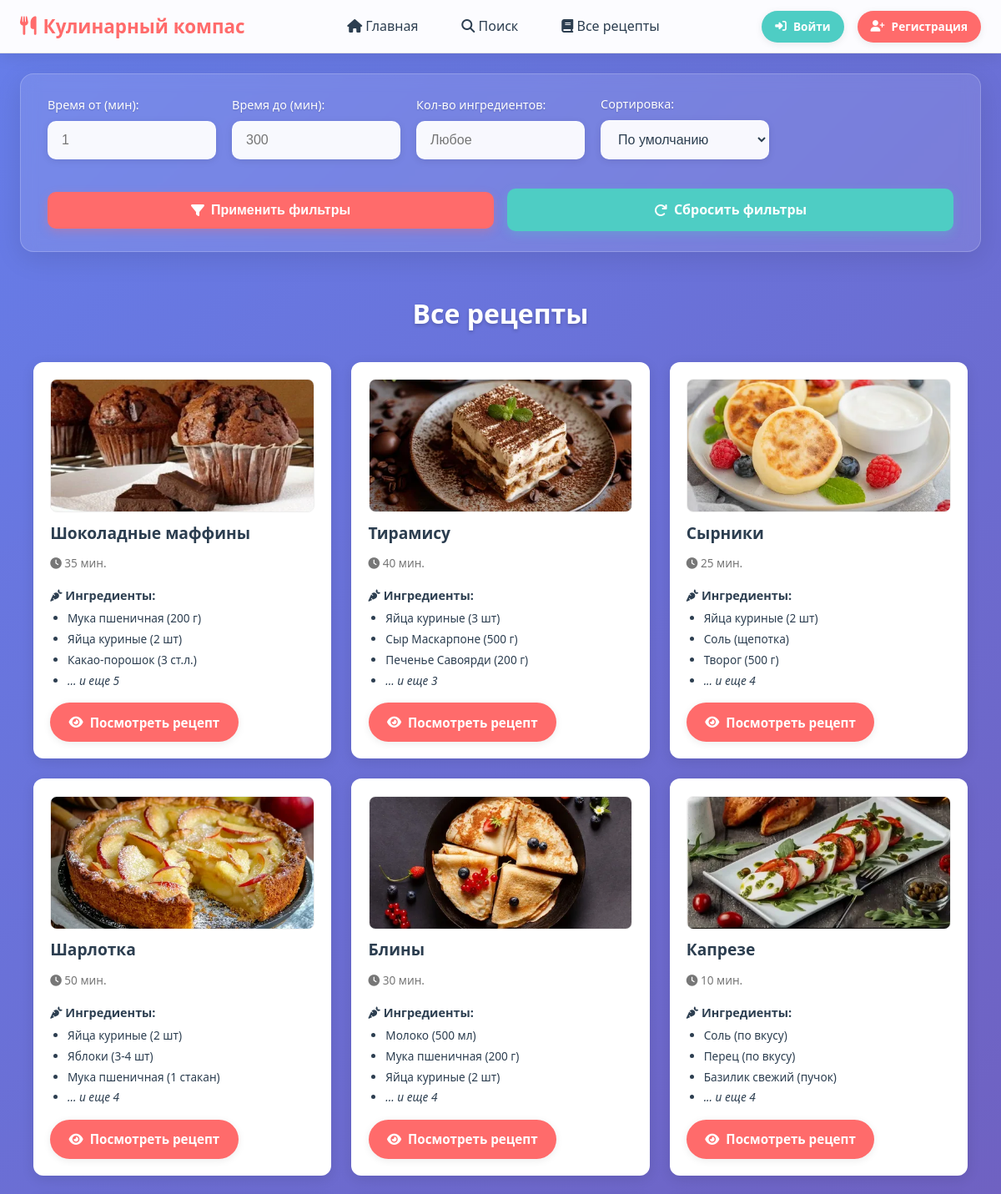
The app's page /recipes/ (upper part) with its own data.
### recipes/models.py (models this page shows, shortened)
class Recipe(models.Model):
    title = models.CharField(max_length=200)
    ingredients = models.ManyToManyField(Ingredient)
    description = models.TextField()
    cooking_steps = models.TextField()
    cooking_time = models.PositiveIntegerField(help_text="В минутах")
    image = models.ImageField(upload_to='recipes/', blank=True, null=True)
    author = models.ForeignKey(User, on_delete=models.CASCADE)
    created_at = models.DateTimeField(auto_now_add=True)

class Ingredient(models.Model):
    name = models.CharField(max_length=100, unique=True)

### recipes/views.py (the view)
# urls.py: path('recipes/', views.all_recipes, name='all_recipes'),
def all_recipes(request):
    recipes = Recipe.objects.all()
    time_min = request.GET.get('time_min')
    time_max = request.GET.get('time_max')
    if time_min:
        recipes = recipes.filter(cooking_time__gte=int(time_min))
    if time_max:
        recipes = recipes.filter(cooking_time__lte=int(time_max))
    ingredients_count = request.GET.get('ingredients_count')
    if ingredients_count:
        recipes = recipes.annotate(num_ing=Count('ingredients')).filter(num_ing__gte=int(ingredients_count))
    order = request.GET.get('order')
    if order == 'asc':
        recipes = recipes.order_by('title')
    elif order == 'desc':
        recipes = recipes.order_by('-title')
    else:
        recipes = recipes.order_by('-created_at')
    return render(request, 'recipes/all_recipes.html', {'recipes': recipes})

### templates/recipes/all_recipes.html (shortened to what this page needs)
{% extends 'base.html' %}
{% load static %}
{% block extra_css %}
<link rel="stylesheet" href="{% static 'css/all_recipes.css' %}">
{% endblock %}
{% block content %}
<div class="filters-container">
    <form method="get" class="filters-form">
        <div class="filter-item">
            <label for="time_min">Время от (мин):</label>
            <input type="number" id="time_min" name="time_min"
                   value="{{ request.GET.time_min }}" min="1" max="300"
                   placeholder="1">
        </div>
        <div class="filter-item">
            <label for="time_max">Время до (мин):</label>
            <input type="number" id="time_max" name="time_max"
                   value="{{ request.GET.time_max }}" min="1" max="300"
                   placeholder="300">
        </div>
        <div class="filter-item">
            <label for="ingredients_count">Кол-во ингредиентов:</label>
            <input type="number" id="ingredients_count" name="ingredients_count"
                   value="{{ request.GET.ingredients_count }}" min="1" max="20"
                   placeholder="Любое">
        </div>
        <div class="filter-item">
            <label for="order">Сортировка:</label>
            <select id="order" name="order">
                <option value="">По умолчанию</option>
            </select>
        </div>
        <div class="filters-actions">
            <button type="submit" class="btn">
                <i class="fas fa-filter"></i> Применить фильтры
            </button>
            <a href="{% url 'all_recipes' %}" class="btn btn-reset">
                <i class="fas fa-redo"></i> Сбросить фильтры
            </a>
        </div>
    </form>
</div>
<div class="all-recipes-container">
    <h1>Все рецепты</h1>
    {% if recipes %}
        <div class="recipes-grid">
            {% for recipe in recipes %}
            <div class="recipe-card">
                {% if recipe.image %}
                    <img src="{{ recipe.image.url }}" alt="{{ recipe.title }}" class="recipe-image">
                {% else %}
                    <div class="recipe-image-placeholder">
                        <i class="fas fa-image"></i> Нет изображения
                    </div>
                {% endif %}
                <div class="recipe-content">
                    <h3 class="recipe-title">{{ recipe.title }}</h3>
                    <div class="recipe-meta">
                        <span class="cooking-time"><i class="fas fa-clock"></i> {{ recipe.cooking_time }} мин.</span>
                    </div>
                    <div class="recipe-ingredients">
                        <strong><i class="fas fa-carrot"></i> Ингредиенты:</strong>
                        <ul>
                            {% for ingredient in recipe.ingredients.all|slice:":3" %}
                                <li>{{ ingredient.name }}</li>
                            {% endfor %}
                            {% if recipe.ingredients.count > 3 %}
                                <li><i>... и еще {{ recipe.ingredients.count|add:"-3" }}</i></li>
                            {% endif %}
                        </ul>
                    </div>
                    <a href="{% url 'recipe_detail' recipe.id %}?from=all" class="btn">
                        <i class="fas fa-eye"></i> Посмотреть рецепт
                    </a>
                </div>
            </div>
            {% endfor %}
        </div>
    {% else %}
        <div class="no-recipes">
            <p><i class="fas fa-utensils"></i> Рецептов пока нет в базе данных.</p>
        </div>
    {% endif %}
</div>
{% endblock %}

### static/css/base.css (style rules this page uses)
:root { --primary-color: #ff6b6b; --primary-light: #ff8e8e; --secondary-color: #4ecdc4; --accent-color: #45b7d1; --text-dark: #2c3e50; --text-light: #7f8c8d; --bg-white: #ffffff; --bg-light: #f8f9fa; --shadow: 0 2px 10px rgba(0, 0, 0, 0.08); --shadow-hover: 0 4px 20px rgba(0, 0, 0, 0.12); --border-radius: 10px; --transition: all 0.2s ease; }
* { margin: 0; padding: 0; box-sizing: border-box; }
body { font-family: 'Segoe UI', Tahoma, Geneva, Verdana, sans-serif; line-height: 1.6; background: linear-gradient(135deg, #667eea 0%, #764ba2 100%); background-attachment: fixed; color: var(--text-dark); min-height: 100vh; overflow-x: hidden; }
.btn { display: inline-flex; align-items: center; gap: 0.5rem; padding: 0.7rem 1.4rem; background: var(--primary-color); color: white; text-decoration: none; border-radius: 25px; border: none; cursor: pointer; transition: var(--transition); font-weight: 600; font-size: 0.95rem; box-shadow: var(--shadow); text-align: center; justify-content: center; white-space: nowrap; }

### static/css/all_recipes.css (style rules this page uses)
.all-recipes-container { max-width: 1200px; margin: 0 auto; padding: 1rem; }
.all-recipes-container h1 { text-align: center; margin-bottom: 2rem; color: #ffffff; font-size: 2rem; text-shadow: 0 2px 4px rgba(0, 0, 0, 0.2); }
.filters-container { max-width: 1200px; margin: 0 auto 2rem auto; padding: 1.5rem 2rem; background: rgba(255, 255, 255, 0.1); border-radius: 16px; backdrop-filter: blur(10px); border: 1px solid rgba(255, 255, 255, 0.2); box-shadow: 0 8px 32px rgba(0, 0, 0, 0.1); }
.filters-form { display: grid; grid-template-columns: repeat(auto-fit, minmax(200px, 1fr)); gap: 1.2rem; align-items: end; }
.filter-item { display: flex; flex-direction: column; }
.filter-item label { font-size: 0.9rem; color: white; margin-bottom: 0.5rem; font-weight: 500; text-shadow: 0 1px 2px rgba(0, 0, 0, 0.2); }
.filter-item input[type="number"], .filter-item select { width: 100%; padding: 0.8rem 1rem; border-radius: 10px; border: 1px solid rgba(255, 255, 255, 0.3); background: rgba(255, 255, 255, 0.95); font-size: 1rem; color: var(--text-dark); outline: none; transition: all 0.3s ease; box-shadow: 0 2px 8px rgba(0, 0, 0, 0.1); }
.filters-actions { display: flex; gap: 1rem; align-items: center; grid-column: 1 / -1; margin-top: 0.5rem; }
.filters-actions .btn { flex: 1; min-width: 160px; padding: 0.8rem 1.5rem; font-size: 1rem; border-radius: 10px; background: var(--primary-color); color: white; border: none; cursor: pointer; text-align: center; text-decoration: none; display: inline-flex; align-items: center; justify-content: center; transition: all 0.3s ease; box-shadow: 0 4px 12px rgba(255, 107, 107, 0.3); }
.filters-actions .btn-reset { background: var(--secondary-color); box-shadow: 0 4px 12px rgba(78, 205, 196, 0.3); }
.recipes-grid { display: grid; grid-template-columns: repeat(auto-fill, minmax(280px, 1fr)); gap: 1.5rem; margin-top: 1rem; }
.recipe-card { background: white; border-radius: 12px; padding: 1.2rem; box-shadow: 0 4px 15px rgba(0, 0, 0, 0.1); transition: all 0.3s ease; display: flex; flex-direction: column; height: 100%; border: 1px solid rgba(255, 255, 255, 0.3); }
.recipe-image { width: 100%; height: 160px; object-fit: cover; border-radius: 8px; margin-bottom: 0.8rem; border: 1px solid #eee; }
.recipe-title { margin-bottom: 0.8rem; font-size: 1.2rem; line-height: 1.3; color: var(--text-dark); font-weight: 600; }
.recipe-meta { display: flex; justify-content: flex-start; margin-bottom: 1rem; font-size: 0.85rem; color: #777; }
.recipe-ingredients { margin-bottom: 1rem; font-size: 0.9rem; flex-grow: 1; }
.recipe-ingredients ul { margin: 0.3rem 0; padding-left: 1.3rem; }
.recipe-ingredients li { margin-bottom: 0.2rem; font-size: 0.85rem; }
.recipe-card .btn { margin-top: auto; }

### templates/base.html (style rules this page uses)
html { scroll-behavior: smooth; }

### templates/recipes/all_recipes.html (style rules this page uses)
.filters-actions { display: flex; gap: 1rem; margin-top: 1rem; }

### records on screen
Recipe: image (picture), title "Шоколадные маффины", cooking_time "35", ingredients.count|add "5"
Ingredient: name "Мука пшеничная (200 г)"
Ingredient: name "Яйца куриные (2 шт)"
Ingredient: name "Какао-порошок (3 ст.л.)"
Recipe: image (picture), title "Тирамису", cooking_time "40", ingredients.count|add "3"
Ingredient: name "Яйца куриные (3 шт)"
Ingredient: name "Сыр Маскарпоне (500 г)"
Ingredient: name "Печенье Савоярди (200 г)"
Recipe: image (picture), title "Сырники", cooking_time "25", ingredients.count|add "4"
Ingredient: name "Соль (щепотка)"
Ingredient: name "Творог (500 г)"
Recipe: image (picture), title "Шарлотка", cooking_time "50", ingredients.count|add "4"
Ingredient: name "Яблоки (3-4 шт)"
Ingredient: name "Мука пшеничная (1 стакан)"
Recipe: image (picture), title "Блины", cooking_time "30", ingredients.count|add "4"
Ingredient: name "Молоко (500 мл)"
Recipe: image (picture), title "Капрезе", cooking_time "10", ingredients.count|add "4"
Ingredient: name "Соль (по вкусу)"
Ingredient: name "Перец (по вкусу)"
Ingredient: name "Базилик свежий (пучок)"
